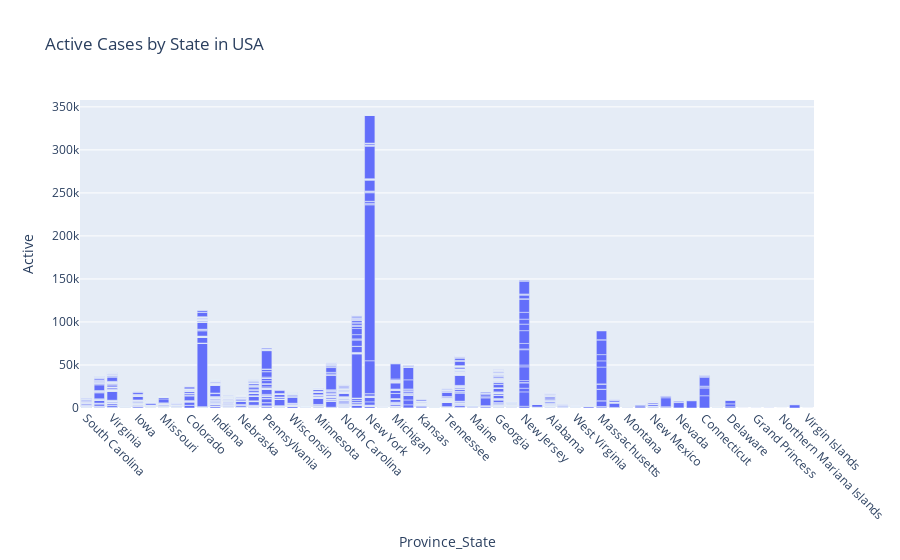

Notebook code for this chart:
### Markdown cell above
### Plot Province/State Wise Active Cases in USA

### Code cell
fig_active = px.bar(usa_data,                                                                                 
                x='Province_State',                                                                        
                y='Active',                                                                                
                title='Active Cases by State in USA')                                                      
fig_active.update_xaxes(tickangle=45)                                                                         
fig_active.show()

### Figure 1 — Plotly figure (JSON) as saved in the notebook; plotly's stock layout.template omitted (floating-point values rounded to 4 significant figures; data arrays with more than 128 entries replaced by an {"elided": "..."} marker saying what was removed)
{"data": [{"alignmentgroup": "True", "hovertemplate": "Province_State=%{x}<br>Active=%{y}<extra></extra>", "legendgroup": "", "marker": {"color": "#636efa", "pattern": {"shape": ""}}, "name": "", "offsetgroup": "", "orientation": "v", "showlegend": false, "textposition": "auto", "type": "bar", "x": {"elided": "3030 str values"}, "xaxis": "x", "y": {"elided": "3030 int values"}, "yaxis": "y"}], "layout": {"barmode": "relative", "legend": {"tracegroupgap": 0}, "title": {"text": "Active Cases by State in USA"}, "xaxis": {"anchor": "y", "domain": [0, 1], "tickangle": 45, "title": {"text": "Province_State"}}, "yaxis": {"anchor": "x", "domain": [0, 1], "title": {"text": "Active"}}}}
